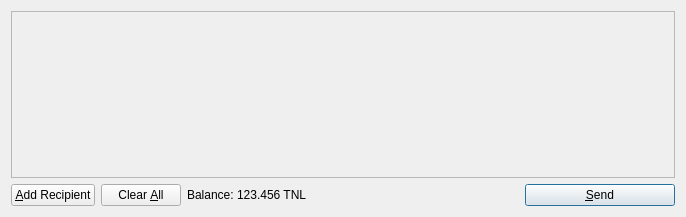
<?xml version="1.0" encoding="UTF-8"?>
<ui version="4.0">
 <class>SendCoinsDialog</class>
 <widget class="QDialog" name="SendCoinsDialog">
  <property name="geometry">
   <rect>
    <x>0</x>
    <y>0</y>
    <width>686</width>
    <height>217</height>
   </rect>
  </property>
  <property name="windowTitle">
   <string>Send Coins</string>
  </property>
  <layout class="QVBoxLayout" name="verticalLayout">
   <item>
    <widget class="QScrollArea" name="scrollArea">
     <property name="widgetResizable">
      <bool>true</bool>
     </property>
     <widget class="QWidget" name="scrollAreaWidgetContents">
      <property name="geometry">
       <rect>
        <x>0</x>
        <y>0</y>
        <width>666</width>
        <height>165</height>
       </rect>
      </property>
      <layout class="QVBoxLayout" name="verticalLayout_2">
       <property name="margin">
        <number>0</number>
       </property>
       <item>
        <layout class="QVBoxLayout" name="entries">
         <property name="spacing">
          <number>6</number>
         </property>
        </layout>
       </item>
       <item>
        <spacer name="verticalSpacer">
         <property name="orientation">
          <enum>Qt::Vertical</enum>
         </property>
         <property name="sizeHint" stdset="0">
          <size>
           <width>20</width>
           <height>40</height>
          </size>
         </property>
        </spacer>
       </item>
      </layout>
     </widget>
    </widget>
   </item>
   <item>
    <layout class="QHBoxLayout" name="horizontalLayout">
     <item>
      <widget class="QPushButton" name="addButton">
       <property name="toolTip">
        <string>Send to multiple recipients at once</string>
       </property>
       <property name="text">
        <string>&amp;Add Recipient</string>
       </property>
       <property name="icon">
        <iconset resource="../bitcoin.qrc">
         <normaloff>:/icons/add</normaloff>:/icons/add</iconset>
       </property>
       <property name="autoDefault">
        <bool>false</bool>
       </property>
      </widget>
     </item>
     <item>
      <widget class="QPushButton" name="clearButton">
       <property name="sizePolicy">
        <sizepolicy hsizetype="Minimum" vsizetype="Fixed">
         <horstretch>0</horstretch>
         <verstretch>0</verstretch>
        </sizepolicy>
       </property>
       <property name="toolTip">
        <string>Remove all transaction fields</string>
       </property>
       <property name="text">
        <string>Clear &amp;All</string>
       </property>
       <property name="icon">
        <iconset resource="../bitcoin.qrc">
         <normaloff>:/icons/remove</normaloff>:/icons/remove</iconset>
       </property>
       <property name="autoRepeatDelay">
        <number>300</number>
       </property>
       <property name="autoDefault">
        <bool>false</bool>
       </property>
      </widget>
     </item>
     <item>
      <layout class="QHBoxLayout" name="horizontalLayout_2">
       <property name="spacing">
        <number>3</number>
       </property>
       <item>
        <widget class="QLabel" name="label">
         <property name="text">
          <string>Balance:</string>
         </property>
        </widget>
       </item>
       <item>
        <widget class="QLabel" name="labelBalance">
         <property name="cursor">
          <cursorShape>IBeamCursor</cursorShape>
         </property>
         <property name="text">
          <string>123.456 TNL</string>
         </property>
         <property name="textInteractionFlags">
          <set>Qt::LinksAccessibleByMouse|Qt::TextSelectableByKeyboard|Qt::TextSelectableByMouse</set>
         </property>
        </widget>
       </item>
      </layout>
     </item>
     <item>
      <spacer name="horizontalSpacer">
       <property name="orientation">
        <enum>Qt::Horizontal</enum>
       </property>
       <property name="sizeHint" stdset="0">
        <size>
         <width>40</width>
         <height>20</height>
        </size>
       </property>
      </spacer>
     </item>
     <item>
      <widget class="QPushButton" name="sendButton">
       <property name="minimumSize">
        <size>
         <width>150</width>
         <height>0</height>
        </size>
       </property>
       <property name="toolTip">
        <string>Confirm the send action</string>
       </property>
       <property name="text">
        <string>&amp;Send</string>
       </property>
       <property name="icon">
        <iconset resource="../bitcoin.qrc">
         <normaloff>:/icons/send</normaloff>:/icons/send</iconset>
       </property>
       <property name="default">
        <bool>true</bool>
       </property>
      </widget>
     </item>
    </layout>
   </item>
  </layout>
 </widget>
 <resources>
  <include location="../bitcoin.qrc"/>
 </resources>
 <connections/>
</ui>
